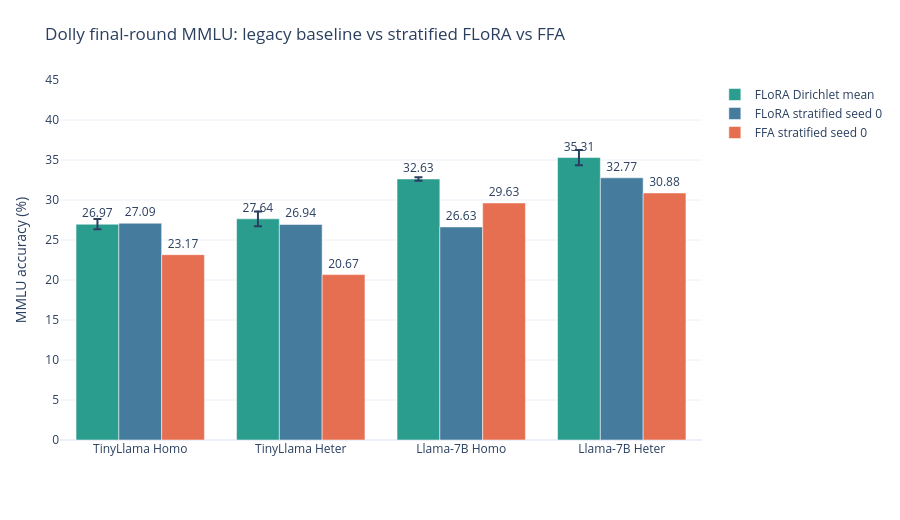

Source (notebook cell):
### Markdown cell above
## Dolly Stratified FLoRA vs FFA

The FFA outputs from `run_all_seeds_ffa.sh` are Dolly stratified seed 0 runs. They are compared against the matching Dolly stratified FLoRA seed 0 outputs, with the legacy Dolly Dirichlet replication mean shown only as context.

### Code cell
DOLLY_STRATIFIED_FLORA_FOLDERS = {
    'tinyllama_homo': 'flora-tinyllama-homo-dolly_stratified',
    'tinyllama_heter': 'flora-tinyllama-heter-dolly_stratified',
    'llama_homo': 'flora-llama-homo-dolly_stratified',
    'llama_heter': 'flora-llama-heter-dolly_stratified',
}

DOLLY_STRATIFIED_FFA_FOLDERS = {
    'tinyllama_homo': 'ffa-tinyllama-homo-dolly_stratified',
    'tinyllama_heter': 'ffa-tinyllama-heter-dolly_stratified',
    'llama_homo': 'ffa-llama-homo-dolly_stratified',
    'llama_heter': 'ffa-llama-heter-dolly_stratified',
}

STRATIFIED_SEED = 0
flora_stratified_results = {
    key: load_single_scores(folder, seed=STRATIFIED_SEED)
    for key, folder in DOLLY_STRATIFIED_FLORA_FOLDERS.items()
}
ffa_stratified_results = {
    key: load_single_scores(folder, seed=STRATIFIED_SEED, nested=True)
    for key, folder in DOLLY_STRATIFIED_FFA_FOLDERS.items()
}

print_loaded('FLoRA Dolly stratified seed 0 per-round scores:', flora_stratified_results)
print()
print_loaded('FFA Dolly stratified seed 0 per-round scores:', ffa_stratified_results)

stratified_summary = pd.DataFrame([
    {
        'Experiment': LABELS[key],
        'FLoRA Dirichlet mean': dolly_stats[key]['mean'],
        'FLoRA Dirichlet std': dolly_stats[key]['std'],
        'FLoRA stratified seed 0': final_value(flora_stratified_results, key),
        'FFA stratified seed 0': final_value(ffa_stratified_results, key),
        'FFA delta vs stratified FLoRA': final_value(ffa_stratified_results, key) - final_value(flora_stratified_results, key),
        'FFA delta vs Dirichlet mean': final_value(ffa_stratified_results, key) - dolly_stats[key]['mean'],
    }
    for key in EXP_KEYS
])
display(stratified_summary.round(2))

ffa_bar = pd.DataFrame(
    [{'Experiment': LABELS[key], 'Series': 'FLoRA Dirichlet mean', 'Accuracy': dolly_stats[key]['mean'], 'Std': dolly_stats[key]['std']} for key in EXP_KEYS]
    + [{'Experiment': LABELS[key], 'Series': 'FLoRA stratified seed 0', 'Accuracy': final_value(flora_stratified_results, key), 'Std': np.nan} for key in EXP_KEYS]
    + [{'Experiment': LABELS[key], 'Series': 'FFA stratified seed 0', 'Accuracy': final_value(ffa_stratified_results, key), 'Std': np.nan} for key in EXP_KEYS]
)
make_final_bar(ffa_bar, 'Dolly final-round MMLU: legacy baseline vs stratified FLoRA vs FFA', y_max=45)

### Figure 1 — Plotly figure (JSON) as saved in the notebook; plotly's stock layout.template omitted (floating-point values rounded to 4 significant figures)
{"data": [{"error_y": {"array": [0.6457, 0.923, 0.215, 0.9471], "type": "data", "visible": true}, "marker": {"color": "#2A9D8F"}, "name": "FLoRA Dirichlet mean", "text": ["26.97", "27.64", "32.63", "35.31"], "textposition": "outside", "type": "bar", "x": ["TinyLlama Homo", "TinyLlama Heter", "Llama-7B Homo", "Llama-7B Heter"], "y": [26.97, 27.64, 32.63, 35.31]}, {"error_y": {"type": "data", "visible": false}, "marker": {"color": "#457B9D"}, "name": "FLoRA stratified seed 0", "text": ["27.09", "26.94", "26.63", "32.77"], "textposition": "outside", "type": "bar", "x": ["TinyLlama Homo", "TinyLlama Heter", "Llama-7B Homo", "Llama-7B Heter"], "y": [27.09, 26.94, 26.63, 32.77]}, {"error_y": {"type": "data", "visible": false}, "marker": {"color": "#E76F51"}, "name": "FFA stratified seed 0", "text": ["23.17", "20.67", "29.63", "30.88"], "textposition": "outside", "type": "bar", "x": ["TinyLlama Homo", "TinyLlama Heter", "Llama-7B Homo", "Llama-7B Heter"], "y": [23.17, 20.67, 29.63, 30.88]}], "layout": {"barmode": "group", "height": 520, "legend": {"title": {"text": ""}}, "margin": {"b": 80, "l": 60, "r": 30, "t": 80}, "title": {"text": "Dolly final-round MMLU: legacy baseline vs stratified FLoRA vs FFA"}, "yaxis": {"range": [0, 45], "title": {"text": "MMLU accuracy (%)"}}}}
